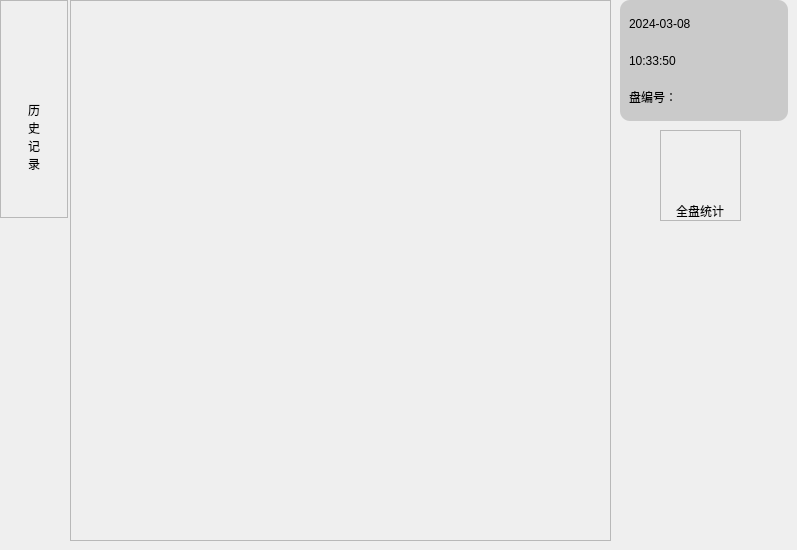
                            <widget class="QWidget" name="page_7">
                             <widget class="QFrame" name="frame_14">
                              <property name="geometry">
                               <rect>
                                <x>620</x>
                                <y>0</y>
                                <width>168</width>
                                <height>121</height>
                               </rect>
                              </property>
                              <property name="styleSheet">
                               <string notr="true">#frame_14{
	border:none;
	border-radius:10px;
	background-color: rgb(202, 202, 202);

}</string>
                              </property>
                              <property name="frameShape">
                               <enum>QFrame::StyledPanel</enum>
                              </property>
                              <property name="frameShadow">
                               <enum>QFrame::Raised</enum>
                              </property>
                              <layout class="QVBoxLayout" name="verticalLayout_15">
                               <item>
                                <widget class="QLabel" name="label_3">
                                 <property name="styleSheet">
                                  <string notr="true">font: 14pt &quot;Arial&quot;;
text-align:center;</string>
                                 </property>
                                 <property name="text">
                                  <string>2024-03-08</string>
                                 </property>
                                </widget>
                               </item>
                               <item>
                                <widget class="QLabel" name="label_4">
                                 <property name="styleSheet">
                                  <string notr="true">font: 14pt &quot;Arial&quot;;
text-align:center;</string>
                                 </property>
                                 <property name="text">
                                  <string>10:33:50</string>
                                 </property>
                                </widget>
                               </item>
                               <item>
                                <widget class="QLabel" name="label_26">
                                 <property name="styleSheet">
                                  <string notr="true">font: 14pt &quot;Arial&quot;;
text-align:center;</string>
                                 </property>
                                 <property name="text">
                                  <string>盘编号：</string>
                                 </property>
                                </widget>
                               </item>
                              </layout>
                             </widget>
                             <widget class="QFrame" name="frame_143">
                              <property name="geometry">
                               <rect>
                                <x>0</x>
                                <y>0</y>
                                <width>68</width>
                                <height>218</height>
                               </rect>
                              </property>
                              <property name="frameShape">
                               <enum>QFrame::StyledPanel</enum>
                              </property>
                              <property name="frameShadow">
                               <enum>QFrame::Raised</enum>
                              </property>
                              <layout class="QVBoxLayout" name="verticalLayout_42">
                               <property name="spacing">
                                <number>0</number>
                               </property>
                               <property name="leftMargin">
                                <number>10</number>
                               </property>
                               <property name="topMargin">
                                <number>0</number>
                               </property>
                               <property name="rightMargin">
                                <number>10</number>
                               </property>
                               <property name="bottomMargin">
                                <number>0</number>
                               </property>
                               <item>
                                <widget class="QPushButton" name="backBtn_4">
                                 <property name="styleSheet">
                                  <string notr="true">QPushButton{
	border:none;
	
	font: 20pt &quot;楷体&quot;;
}</string>
                                 </property>
                                 <property name="text">
                                  <string/>
                                 </property>
                                 <property name="icon">
                                  <iconset>
                                   <normaloff>icon/icon_12af5u4ry7yi/返回.png</normaloff>icon/icon_12af5u4ry7yi/返回.png</iconset>
                                 </property>
                                 <property name="iconSize">
                                  <size>
                                   <width>40</width>
                                   <height>40</height>
                                  </size>
                                 </property>
                                </widget>
                               </item>
                               <item>
                                <widget class="QPushButton" name="pushButton_5">
                                 <property name="styleSheet">
                                  <string notr="true">QPushButton{
	border:none;
	
	font: 20pt &quot;楷体&quot;;
}</string>
                                 </property>
                                 <property name="text">
                                  <string>历
史
记
录</string>
                                 </property>
                                 <property name="iconSize">
                                  <size>
                                   <width>50</width>
                                   <height>50</height>
                                  </size>
                                 </property>
                                </widget>
                               </item>
                              </layout>
                             </widget>
                             <widget class="QFrame" name="frame_144">
                              <property name="geometry">
                               <rect>
                                <x>660</x>
                                <y>130</y>
                                <width>81</width>
                                <height>91</height>
                               </rect>
                              </property>
                              <property name="sizePolicy">
                               <sizepolicy hsizetype="Preferred" vsizetype="Expanding">
                                <horstretch>0</horstretch>
                                <verstretch>0</verstretch>
                               </sizepolicy>
                              </property>
                              <property name="frameShape">
                               <enum>QFrame::StyledPanel</enum>
                              </property>
                              <property name="frameShadow">
                               <enum>QFrame::Raised</enum>
                              </property>
                              <layout class="QGridLayout" name="gridLayout_12">
                               <property name="leftMargin">
                                <number>0</number>
                               </property>
                               <property name="topMargin">
                                <number>0</number>
                               </property>
                               <property name="rightMargin">
                                <number>0</number>
                               </property>
                               <property name="bottomMargin">
                                <number>0</number>
                               </property>
                               <property name="spacing">
                                <number>0</number>
                               </property>
                               <item row="2" column="0" alignment="Qt::AlignHCenter|Qt::AlignBottom">
                                <widget class="QLabel" name="label_47">
                                 <property name="sizePolicy">
                                  <sizepolicy hsizetype="Preferred" vsizetype="Expanding">
                                   <horstretch>0</horstretch>
                                   <verstretch>2</verstretch>
                                  </sizepolicy>
                                 </property>
                                 <property name="styleSheet">
                                  <string notr="true">font: 10pt &quot;楷体&quot;;</string>
                                 </property>
                                 <property name="text">
                                  <string>全盘统计</string>
                                 </property>
                                </widget>
                               </item>
                               <item row="1" column="0">
                                <widget class="QPushButton" name="ConfigBtn_2">
                                 <property name="enabled">
                                  <bool>true</bool>
                                 </property>
                                 <property name="sizePolicy">
                                  <sizepolicy hsizetype="Minimum" vsizetype="Expanding">
                                   <horstretch>0</horstretch>
                                   <verstretch>5</verstretch>
                                  </sizepolicy>
                                 </property>
                                 <property name="styleSheet">
                                  <string notr="true">QPushButton{
	border:none;
}</string>
                                 </property>
                                 <property name="text">
                                  <string/>
                                 </property>
                                 <property name="icon">
                                  <iconset>
                                   <normaloff>icon/icon_12af5u4ry7yi/统计.png</normaloff>icon/icon_12af5u4ry7yi/统计.png</iconset>
                                 </property>
                                 <property name="iconSize">
                                  <size>
                                   <width>60</width>
                                   <height>60</height>
                                  </size>
                                 </property>
                                </widget>
                               </item>
                              </layout>
                             </widget>
                             <widget class="QFrame" name="frame_38">
                              <property name="geometry">
                               <rect>
                                <x>70</x>
                                <y>0</y>
                                <width>541</width>
                                <height>541</height>
                               </rect>
                              </property>
                              <property name="styleSheet">
                               <string notr="true"/>
                              </property>
                              <property name="frameShape">
                               <enum>QFrame::StyledPanel</enum>
                              </property>
                              <property name="frameShadow">
                               <enum>QFrame::Raised</enum>
                              </property>
                             </widget>
                            </widget>
